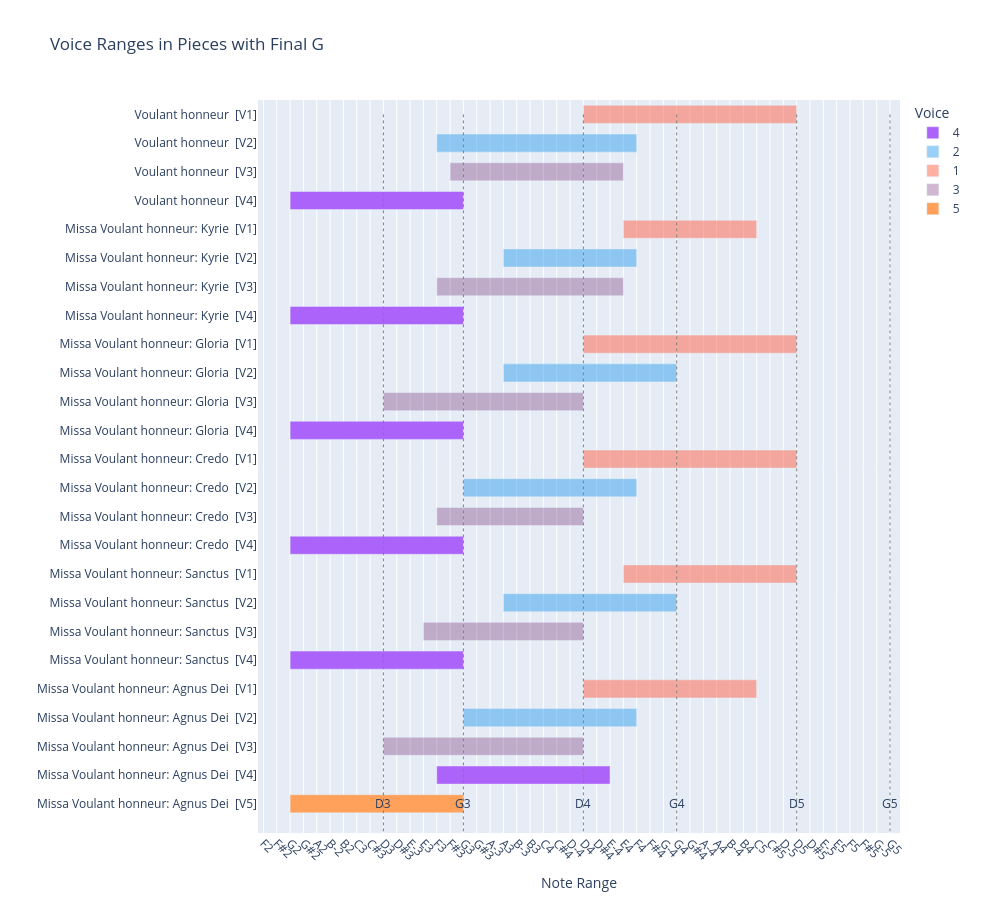

The notebook cell saved with this chart:
### Code cell
# now the chart
title_sort = ['Voulant honneur', 
              'Missa Voulant honneur: Kyrie', 
              'Missa Voulant honneur: Gloria', 
              'Missa Voulant honneur: Credo', 
              'Missa Voulant honneur: Sanctus', 
              'Missa Voulant honneur: Agnus Dei']


# Set the column as an ordered categorical
corpus_pitch_data['Title'] = pd.Categorical(
    corpus_pitch_data['Title'],
    categories=title_sort,
    ordered=True
)

# Now sort respects that order
corpus_pitch_data.sort_values('Title', inplace=True)
voice_range_chart(corpus_pitch_data, recta_order, top_n=7)

### Figure 1 — Plotly figure (JSON) as saved in the notebook; plotly's stock layout.template omitted (floating-point values rounded to 4 significant figures)
{"data": [{"alignmentgroup": "True", "base": [5, 5, 5, 5, 5, 16], "customdata": [["Voulant honneur", "4", "G2 to G3"], ["Missa Voulant honneur: Kyrie", "4", "G2 to G3"], ["Missa Voulant honneur: Gloria", "4", "G2 to G3"], ["Missa Voulant honneur: Credo", "4", "G2 to G3"], ["Missa Voulant honneur: Sanctus", "4", "G2 to G3"], ["Missa Voulant honneur: Agnus Dei", "4", "F3 to E-4"]], "hovertemplate": "Voice=%{customdata[1]}<br>Lowest_pos=%{base}<br>Range_width=%{x}<br>Piece / Voice=%{y}<br>Title=%{customdata[0]}<br>Range=%{customdata[2]}<extra></extra>", "legendgroup": "4", "marker": {"color": "#ab63fa", "pattern": {"shape": ""}}, "name": "4", "offsetgroup": "4", "orientation": "h", "showlegend": true, "textposition": "auto", "type": "bar", "x": [13, 13, 13, 13, 13, 13], "xaxis": "x", "y": ["Voulant honneur  [V4]", "Missa Voulant honneur: Kyrie  [V4]", "Missa Voulant honneur: Gloria  [V4]", "Missa Voulant honneur: Credo  [V4]", "Missa Voulant honneur: Sanctus  [V4]", "Missa Voulant honneur: Agnus Dei  [V4]"], "yaxis": "y"}, {"alignmentgroup": "True", "base": [16, 21, 21, 18, 21, 18], "customdata": [["Voulant honneur", "2", "F3 to F4"], ["Missa Voulant honneur: Kyrie", "2", "A3 to F4"], ["Missa Voulant honneur: Gloria", "2", "A3 to G4"], ["Missa Voulant honneur: Credo", "2", "G3 to F4"], ["Missa Voulant honneur: Sanctus", "2", "A3 to G4"], ["Missa Voulant honneur: Agnus Dei", "2", "G3 to F4"]], "hovertemplate": "Voice=%{customdata[1]}<br>Lowest_pos=%{base}<br>Range_width=%{x}<br>Piece / Voice=%{y}<br>Title=%{customdata[0]}<br>Range=%{customdata[2]}<extra></extra>", "legendgroup": "2", "marker": {"color": "rgba(54, 162, 235, 0.5)", "pattern": {"shape": ""}}, "name": "2", "offsetgroup": "2", "orientation": "h", "showlegend": true, "textposition": "auto", "type": "bar", "x": [15, 10, 13, 13, 13, 13], "xaxis": "x", "y": ["Voulant honneur  [V2]", "Missa Voulant honneur: Kyrie  [V2]", "Missa Voulant honneur: Gloria  [V2]", "Missa Voulant honneur: Credo  [V2]", "Missa Voulant honneur: Sanctus  [V2]", "Missa Voulant honneur: Agnus Dei  [V2]"], "yaxis": "y"}, {"alignmentgroup": "True", "base": [27, 30, 27, 27, 30, 27], "customdata": [["Voulant honneur", "1", "D4 to D5"], ["Missa Voulant honneur: Kyrie", "1", "E4 to C5"], ["Missa Voulant honneur: Gloria", "1", "D4 to D5"], ["Missa Voulant honneur: Credo", "1", "D4 to D5"], ["Missa Voulant honneur: Sanctus", "1", "E4 to D5"], ["Missa Voulant honneur: Agnus Dei", "1", "D4 to C5"]], "hovertemplate": "Voice=%{customdata[1]}<br>Lowest_pos=%{base}<br>Range_width=%{x}<br>Piece / Voice=%{y}<br>Title=%{customdata[0]}<br>Range=%{customdata[2]}<extra></extra>", "legendgroup": "1", "marker": {"color": "rgba(255, 99, 71, 0.5)", "pattern": {"shape": ""}}, "name": "1", "offsetgroup": "1", "orientation": "h", "showlegend": true, "textposition": "auto", "type": "bar", "x": [16, 10, 16, 16, 13, 13], "xaxis": "x", "y": ["Voulant honneur  [V1]", "Missa Voulant honneur: Kyrie  [V1]", "Missa Voulant honneur: Gloria  [V1]", "Missa Voulant honneur: Credo  [V1]", "Missa Voulant honneur: Sanctus  [V1]", "Missa Voulant honneur: Agnus Dei  [V1]"], "yaxis": "y"}, {"alignmentgroup": "True", "base": [17, 16, 12, 16, 15, 12], "customdata": [["Voulant honneur", "3", "F#3 to E4"], ["Missa Voulant honneur: Kyrie", "3", "F3 to E4"], ["Missa Voulant honneur: Gloria", "3", "D3 to D4"], ["Missa Voulant honneur: Credo", "3", "F3 to D4"], ["Missa Voulant honneur: Sanctus", "3", "E3 to D4"], ["Missa Voulant honneur: Agnus Dei", "3", "D3 to D4"]], "hovertemplate": "Voice=%{customdata[1]}<br>Lowest_pos=%{base}<br>Range_width=%{x}<br>Piece / Voice=%{y}<br>Title=%{customdata[0]}<br>Range=%{customdata[2]}<extra></extra>", "legendgroup": "3", "marker": {"color": "rgba(100, 20, 100, 0.3)", "pattern": {"shape": ""}}, "name": "3", "offsetgroup": "3", "orientation": "h", "showlegend": true, "textposition": "auto", "type": "bar", "x": [13, 14, 15, 11, 12, 15], "xaxis": "x", "y": ["Voulant honneur  [V3]", "Missa Voulant honneur: Kyrie  [V3]", "Missa Voulant honneur: Gloria  [V3]", "Missa Voulant honneur: Credo  [V3]", "Missa Voulant honneur: Sanctus  [V3]", "Missa Voulant honneur: Agnus Dei  [V3]"], "yaxis": "y"}, {"alignmentgroup": "True", "base": [5], "customdata": [["Missa Voulant honneur: Agnus Dei", "5", "G2 to G3"]], "hovertemplate": "Voice=%{customdata[1]}<br>Lowest_pos=%{base}<br>Range_width=%{x}<br>Piece / Voice=%{y}<br>Title=%{customdata[0]}<br>Range=%{customdata[2]}<extra></extra>", "legendgroup": "5", "marker": {"color": "#FFA15A", "pattern": {"shape": ""}}, "name": "5", "offsetgroup": "5", "orientation": "h", "showlegend": true, "textposition": "auto", "type": "bar", "x": [13], "xaxis": "x", "y": ["Missa Voulant honneur: Agnus Dei  [V5]"], "yaxis": "y"}], "layout": {"annotations": [{"font": {"size": 12}, "showarrow": false, "text": "D3", "x": 12, "y": 24}, {"font": {"size": 12}, "showarrow": false, "text": "G3", "x": 18, "y": 24}, {"font": {"size": 12}, "showarrow": false, "text": "D4", "x": 27, "y": 24}, {"font": {"size": 12}, "showarrow": false, "text": "G4", "x": 34, "y": 24}, {"font": {"size": 12}, "showarrow": false, "text": "D5", "x": 43, "y": 24}, {"font": {"size": 12}, "showarrow": false, "text": "G5", "x": 50, "y": 24}], "bargap": 0.3, "bargroupgap": 0.1, "barmode": "relative", "height": 900, "legend": {"title": {"text": "Voice"}, "tracegroupgap": 0}, "margin": {"b": 50, "l": 250, "r": 100, "t": 100}, "shapes": [{"line": {"color": "gray", "dash": "dot", "width": 1}, "type": "line", "x0": 12, "x1": 12, "y0": 0, "y1": 25}, {"line": {"color": "gray", "dash": "dot", "width": 1}, "type": "line", "x0": 18, "x1": 18, "y0": 0, "y1": 25}, {"line": {"color": "gray", "dash": "dot", "width": 1}, "type": "line", "x0": 27, "x1": 27, "y0": 0, "y1": 25}, {"line": {"color": "gray", "dash": "dot", "width": 1}, "type": "line", "x0": 34, "x1": 34, "y0": 0, "y1": 25}, {"line": {"color": "gray", "dash": "dot", "width": 1}, "type": "line", "x0": 43, "x1": 43, "y0": 0, "y1": 25}, {"line": {"color": "gray", "dash": "dot", "width": 1}, "type": "line", "x0": 50, "x1": 50, "y0": 0, "y1": 25}], "title": {"text": "Voice Ranges in Pieces with Final G"}, "width": 1000, "xaxis": {"anchor": "y", "autorange": true, "domain": [0, 1], "range": [2.589, 50.82], "tickangle": 45, "tickmode": "array", "ticktext": ["D2", "E-2", "E2", "F2", "F#2", "G2", "G#2", "A2", "B-2", "B2", "C3", "C#3", "D3", "D#3", "E-3", "E3", "F3", "F#3", "G3", "G#3", "A-3", "A3", "B-3", "B3", "C4", "C#4", "D-4", "D4", "D#4", "E-4", "E4", "F4", "F#4", "G-4", "G4", "G#4", "A-4", "A4", "B-4", "B4", "C5", "C#5", "D-5", "D5", "D#5", "E-5", "E5", "F5", "F#5", "G-5", "G5", "G#5", "A-5", "A5", "B-5", "B5", "C6"], "tickvals": [0, 1, 2, 3, 4, 5, 6, 7, 8, 9, 10, 11, 12, 13, 14, 15, 16, 17, 18, 19, 20, 21, 22, 23, 24, 25, 26, 27, 28, 29, 30, 31, 32, 33, 34, 35, 36, 37, 38, 39, 40, 41, 42, 43, 44, 45, 46, 47, 48, 49, 50, 51, 52, 53, 54, 55, 56], "title": {"text": "Note Range"}, "type": "linear"}, "yaxis": {"anchor": "x", "autorange": true, "categoryarray": ["Voulant honneur  [V1]", "Voulant honneur  [V2]", "Voulant honneur  [V3]", "Voulant honneur  [V4]", "Missa Voulant honneur: Kyrie  [V1]", "Missa Voulant honneur: Kyrie  [V2]", "Missa Voulant honneur: Kyrie  [V3]", "Missa Voulant honneur: Kyrie  [V4]", "Missa Voulant honneur: Gloria  [V1]", "Missa Voulant honneur: Gloria  [V2]", "Missa Voulant honneur: Gloria  [V3]", "Missa Voulant honneur: Gloria  [V4]", "Missa Voulant honneur: Credo  [V1]", "Missa Voulant honneur: Credo  [V2]", "Missa Voulant honneur: Credo  [V3]", "Missa Voulant honneur: Credo  [V4]", "Missa Voulant honneur: Sanctus  [V1]", "Missa Voulant honneur: Sanctus  [V2]", "Missa Voulant honneur: Sanctus  [V3]", "Missa Voulant honneur: Sanctus  [V4]", "Missa Voulant honneur: Agnus Dei  [V1]", "Missa Voulant honneur: Agnus Dei  [V2]", "Missa Voulant honneur: Agnus Dei  [V3]", "Missa Voulant honneur: Agnus Dei  [V4]", "Missa Voulant honneur: Agnus Dei  [V5]"], "categoryorder": "array", "domain": [0, 1], "range": [25.02, -0.5], "title": {"text": ""}, "type": "category"}}}
